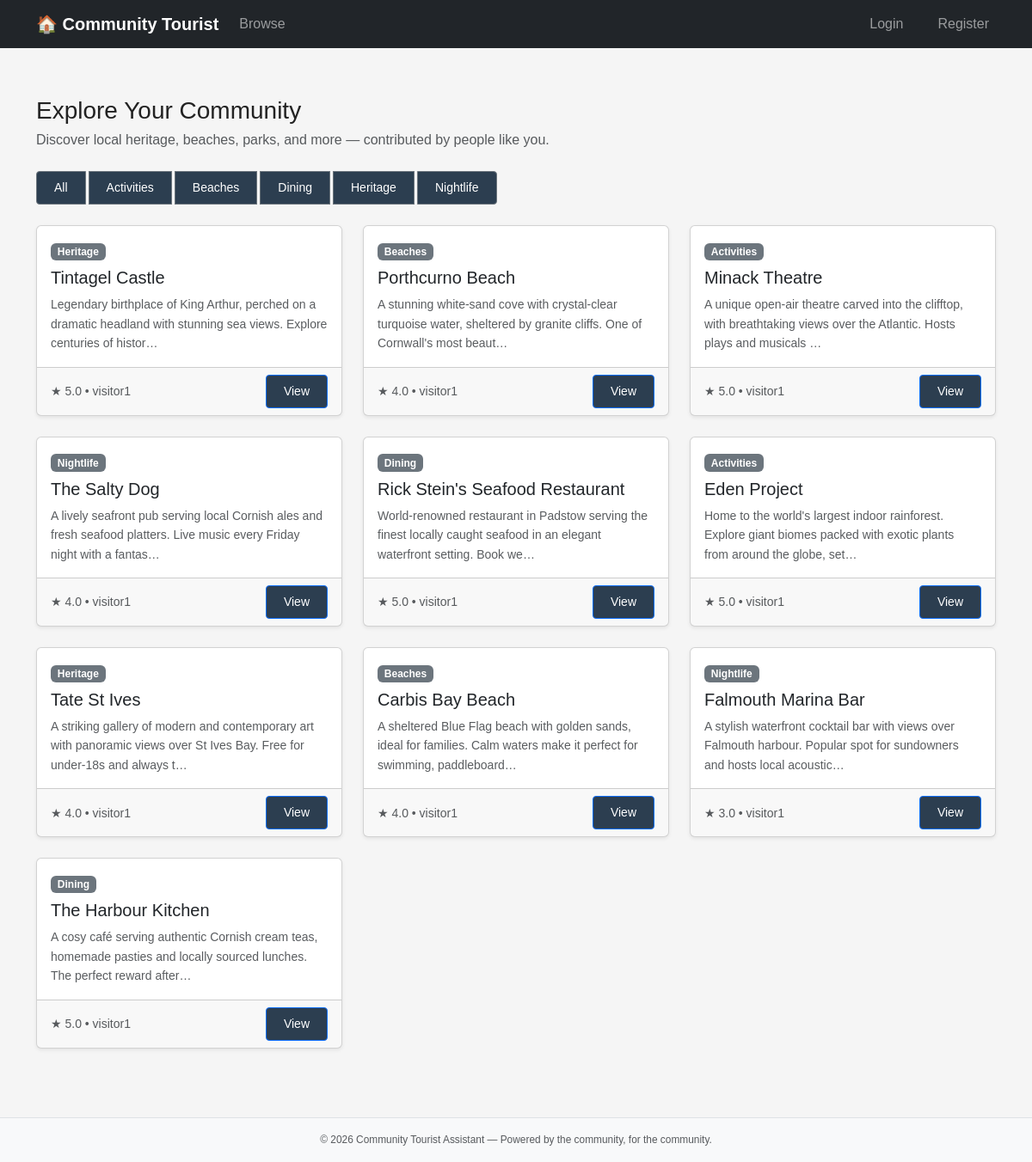
The page / on the database its author committed.
### app/models.py (models this page shows, shortened)
class Category(db.Model):
    __tablename__ = "categories"
    id = db.Column(db.Integer, primary_key=True)
    name = db.Column(db.String(64), unique=True, nullable=False)
    listings = db.relationship("Listing", backref="category", lazy=True)

class Listing(db.Model):
    __tablename__ = "listings"
    id = db.Column(db.Integer, primary_key=True)
    title = db.Column(db.String(140), nullable=False)
    description = db.Column(db.Text, nullable=False)
    category_id = db.Column(db.Integer, db.ForeignKey("categories.id"), nullable=False)
    user_id = db.Column(db.Integer, db.ForeignKey("users.id"), nullable=False)
    status = db.Column(db.String(20), default="pending")  # pending | approved | rejected
    avg_rating = db.Column(db.Float, default=0.0)
    created_at = db.Column(db.DateTime, default=datetime.utcnow)
    ratings = db.relationship("Rating", backref="listing", lazy=True)

class User(UserMixin, db.Model):
    __tablename__ = "users"
    id = db.Column(db.Integer, primary_key=True)
    username = db.Column(db.String(64), unique=True, nullable=False)
    email = db.Column(db.String(120), unique=True, nullable=False)
    password_hash = db.Column(db.String(256), nullable=False)
    is_admin = db.Column(db.Boolean, default=False)
    points = db.Column(db.Integer, default=0)
    created_at = db.Column(db.DateTime, default=datetime.utcnow)
    listings = db.relationship("Listing", backref="author", lazy=True)
    ratings = db.relationship("Rating", backref="user", lazy=True)

### app/routes/listings.py (the view)
@listings_bp.route("/")
def index():
    category_id = request.args.get("category", type=int)
    query = Listing.query.filter_by(status="approved")
    if category_id:
        query = query.filter_by(category_id=category_id)
    listings = query.order_by(Listing.created_at.desc()).all()
    categories = Category.query.order_by(Category.name).all()
    return render_template(
        "listings/index.html",
        title="Browse",
        listings=listings,
        categories=categories,
        selected_category=category_id,
    )

### app/templates/listings/index.html (shortened to what this page needs)
{% extends "base.html" %}
{% block content %}
<div class="row align-items-center mb-4">
    <div class="col">
        <h1 class="h3 mb-1">Explore Your Community</h1>
        <p class="text-muted mb-0">Discover local heritage, beaches, parks, and more &mdash; contributed by people like you.</p>
    </div>
</div>
<div class="mb-4">
    <div class="btn-group flex-wrap gap-1" role="group" aria-label="Filter by category">
        <a href="{{ url_for('listings.index') }}"
           class="btn btn-sm {{ 'btn-secondary' if not selected_category else 'btn-outline-secondary' }}">All</a>
        {% for cat in categories %}
        <a href="{{ url_for('listings.index', category=cat.id) }}"
           class="btn btn-sm {{ 'btn-secondary' if selected_category == cat.id else 'btn-outline-secondary' }}">
            {{ cat.name }}
        </a>
        {% endfor %}
    </div>
</div>
{% if listings %}
<div class="row row-cols-1 row-cols-md-2 row-cols-lg-3 g-4">
    {% for listing in listings %}
    <div class="col">
        <div class="card h-100 shadow-sm">
            <div class="card-body">
                <span class="badge bg-secondary mb-2">{{ listing.category.name }}</span>
                <h5 class="card-title">{{ listing.title }}</h5>
                <p class="card-text text-muted small">
                    {{ listing.description[:120] }}{% if listing.description | length > 120 %}&hellip;{% endif %}
                </p>
            </div>
            <div class="card-footer d-flex justify-content-between align-items-center">
                <small class="text-muted">
                    &#9733; {{ "%.1f" | format(listing.avg_rating) }}
                    &bull; {{ listing.author.username }}
                </small>
                <a href="{{ url_for('listings.detail', listing_id=listing.id) }}"
                   class="btn btn-sm btn-outline-primary">View</a>
            </div>
        </div>
    </div>
    {% endfor %}
</div>
{% endif %}
{% endblock %}

### app/templates/base.html (shortened to what this page needs)
<!DOCTYPE html>
<html lang="en">
<head>
    <link href="https://cdn.jsdelivr.net/npm/bootstrap@5.3.3/dist/css/bootstrap.min.css" rel="stylesheet">
    <link rel="stylesheet" href="{{ url_for('static', filename='style.css') }}">
</head>
<body>
<nav class="navbar navbar-expand-lg navbar-dark bg-dark">
    <div class="container">
        <a class="navbar-brand fw-bold" href="{{ url_for('listings.index') }}">&#127968; Community Tourist</a>
        <div class="collapse navbar-collapse" id="mainNav">
            <ul class="navbar-nav me-auto mb-2 mb-lg-0">
                <li class="nav-item">
                    <a class="nav-link" href="{{ url_for('listings.index') }}">Browse</a>
                </li>
            </ul>
            <ul class="navbar-nav">
                {% if current_user.is_authenticated %}
                <li class="nav-item">
                    <a class="nav-link" href="{{ url_for('auth.profile') }}">
                        {{ current_user.username }}
                        <span class="badge bg-warning text-dark ms-1">{{ current_user.points }} pts</span>
                    </a>
                </li>
                <li class="nav-item">
                    <a class="nav-link" href="{{ url_for('auth.logout') }}">Logout</a>
                </li>
                {% else %}
                <li class="nav-item">
                    <a class="nav-link" href="{{ url_for('auth.login') }}">Login</a>
                </li>
                <li class="nav-item">
                    <a class="nav-link" href="{{ url_for('auth.register') }}">Register</a>
                </li>
                {% endif %}
            </ul>
        </div>
    </div>
</nav>
<main class="container mt-4 mb-5">
    {% block content %}{% endblock %}
</main>
<footer class="py-3 bg-light border-top mt-auto">
    <div class="container text-center text-muted small">
        &copy; 2026 Community Tourist Assistant &mdash; Powered by the community, for the community.
    </div>
</footer>
</body>
</html>

### app/static/style.css (style rules this page uses)
* { box-sizing: border-box; margin: 0; padding: 0; }
body { font-family: sans-serif; font-size: 16px; line-height: 1.6; color: #222; background: #f5f5f5; display: flex; flex-direction: column; min-height: 100vh; }
nav { display: flex; align-items: center; justify-content: space-between; height: 56px; }
nav ul { list-style: none; display: flex; gap: 1.5rem; }
nav ul a { color: #ccc; text-decoration: none; }
main { flex: 1; padding: 2rem 1.5rem; max-width: 900px; width: 100%; margin: 0 auto; }
.btn { display: inline-block; padding: 0.5rem 1.25rem; background: #2c3e50; color: #fff; text-decoration: none; border-radius: 4px; }
footer { text-align: center; padding: 1rem; font-size: 0.85rem; color: #888; border-top: 1px solid #ddd; background: #fff; }

### rows shown on the page
Category: name "Activities"
Category: name "Beaches"
Category: name "Dining"
Category: name "Heritage"
Category: name "Nightlife"
Listing: category.name "Heritage", title "Tintagel Castle", description "Legendary birthplace of King Arthur, perched on a dramatic headland with stunning sea views. Explore centuries of histor", avg_rating "5.0", author.username "visitor1"
Listing: category.name "Beaches", title "Porthcurno Beach", description "A stunning white-sand cove with crystal-clear turquoise water, sheltered by granite cliffs. One of Cornwall's most beaut", avg_rating "4.0", author.username "visitor1"
Listing: category.name "Activities", title "Minack Theatre", description "A unique open-air theatre carved into the clifftop, with breathtaking views over the Atlantic. Hosts plays and musicals", avg_rating "5.0", author.username "visitor1"
Listing: category.name "Nightlife", title "The Salty Dog", description "A lively seafront pub serving local Cornish ales and fresh seafood platters. Live music every Friday night with a fantas", avg_rating "4.0", author.username "visitor1"
Listing: category.name "Dining", title "Rick Stein's Seafood Restaurant", description "World-renowned restaurant in Padstow serving the finest locally caught seafood in an elegant waterfront setting. Book we", avg_rating "5.0", author.username "visitor1"
Listing: category.name "Activities", title "Eden Project", description "Home to the world's largest indoor rainforest. Explore giant biomes packed with exotic plants from around the globe, set", avg_rating "5.0", author.username "visitor1"
Listing: category.name "Heritage", title "Tate St Ives", description "A striking gallery of modern and contemporary art with panoramic views over St Ives Bay. Free for under-18s and always t", avg_rating "4.0", author.username "visitor1"
Listing: category.name "Beaches", title "Carbis Bay Beach", description "A sheltered Blue Flag beach with golden sands, ideal for families. Calm waters make it perfect for swimming, paddleboard", avg_rating "4.0", author.username "visitor1"
Listing: category.name "Nightlife", title "Falmouth Marina Bar", description "A stylish waterfront cocktail bar with views over Falmouth harbour. Popular spot for sundowners and hosts local acoustic", avg_rating "3.0", author.username "visitor1"
Listing: category.name "Dining", title "The Harbour Kitchen", description "A cosy café serving authentic Cornish cream teas, homemade pasties and locally sourced lunches. The perfect reward after", avg_rating "5.0", author.username "visitor1"
